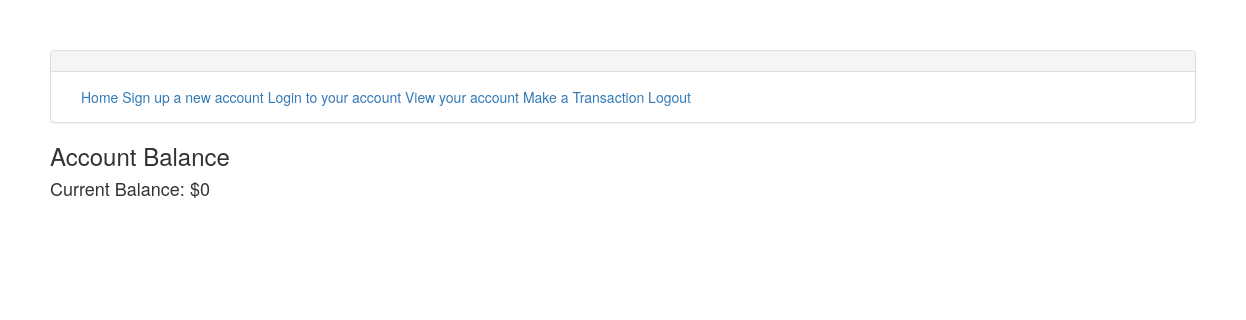
The page /balance/ (signed in) on the database as committed earlier.
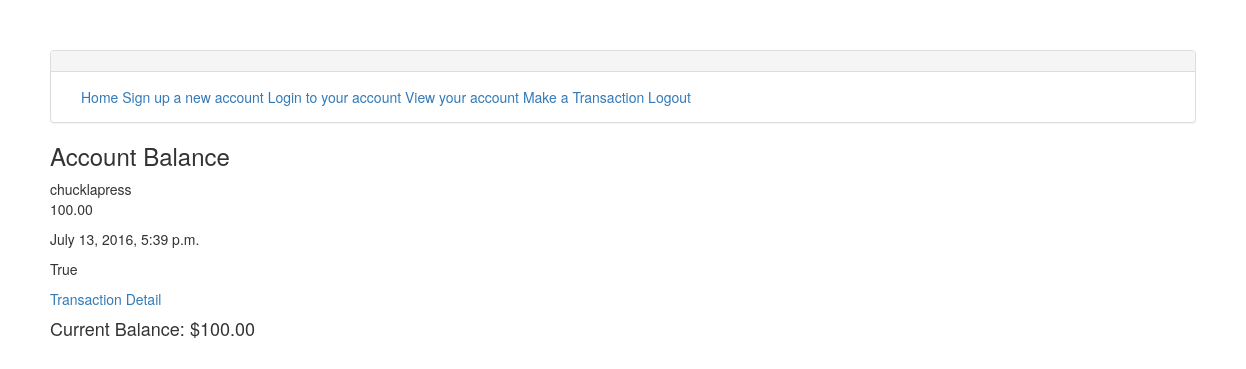
The same page on the database as committed later.
### ironapp/models.py (models this page shows, shortened)
class AcctBalance(models.Model):
    account_number = models.IntegerField()
    entry = models.DecimalField(max_digits=19, decimal_places=2)
    is_deposit = models.BooleanField(default=1)
    date = models.DateTimeField(default=datetime.now, blank=True)
    customer = models.ForeignKey('auth.User')
    memo_or_note = models.CharField(max_length=35)
    is_transfer = models.BooleanField(default=False)

### ironapp/views.py (the view)
# urls.py: url(r'^balance/$', AccountView.as_view(), name="acct_bal_view"),
class AccountView(LoginRequiredMixin, ListView):
    login_url = "/login/"
    template_name = "acctbalance_form.html"
    model = AcctBalance
    def get_queryset(self):
        return AcctBalance.objects.filter(customer=self.request.user)
    def get_context_data(self,**kwargs):
        context = super().get_context_data(**kwargs)
        self.is_balance = is_balance(self.request.user)
        context["balance"] = self.is_balance
        return context

### ironapp/views.py (called while the page is built)
def is_balance(user):
    transactions = AcctBalance.objects.filter(customer=user)
    balance = 0
    for items in transactions:
        if items.is_deposit == True:
            balance += items.entry
        elif items.is_deposit == False:
            balance -= items.entry
            if balance >0:
                print("This transaction is not supported")
    return balance

### templates/acctbalance_form.html
{% extends 'base.html' %}
{% block content %}
<h3>Account Balance</h3>
    {% for item in object_list %}
        {{ item.customer }}
        <p>{{ item.entry }}</p>
        <p>{{ item.date }}</p>
        <P>{{ item.is_deposit }}</P>
        <a href= "{% url 'account_detail_view' item.pk %}">Transaction Detail</a>
    {% endfor %}
<h4>Current Balance: ${{balance}}</h4>
{% endblock %}

Rows that differ between the two databases and show on the page:
added AcctBalance: customer "chucklapress", entry "100.00", date "July 13, 2016, 5:39 p.m.", is_deposit "True"
Other text that changed with them:
{{ balance }}: "0" → "100.00"
